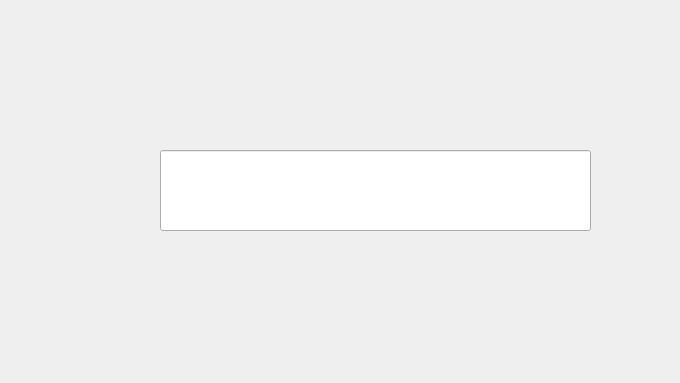
<?xml version="1.0" encoding="UTF-8"?>
<ui version="4.0">
 <class>Suggestion</class>
 <widget class="QDialog" name="Suggestion">
  <property name="geometry">
   <rect>
    <x>0</x>
    <y>0</y>
    <width>680</width>
    <height>383</height>
   </rect>
  </property>
  <property name="windowTitle">
   <string>AJ Bank | Suggestion</string>
  </property>
  <property name="styleSheet">
   <string notr="true">background-image: url(:/background/SuggestPage.jpg);</string>
  </property>
  <widget class="QPushButton" name="SuggestButton">
   <property name="geometry">
    <rect>
     <x>285</x>
     <y>248</y>
     <width>170</width>
     <height>38</height>
    </rect>
   </property>
   <property name="cursor">
    <cursorShape>PointingHandCursor</cursorShape>
   </property>
   <property name="styleSheet">
    <string notr="true">background-image: url(:/button/buttons/SuggestButton.png);
border-radius: 0px;</string>
   </property>
   <property name="text">
    <string/>
   </property>
   <property name="default">
    <bool>true</bool>
   </property>
  </widget>
  <widget class="QLineEdit" name="Suggests">
   <property name="geometry">
    <rect>
     <x>160</x>
     <y>150</y>
     <width>431</width>
     <height>81</height>
    </rect>
   </property>
   <property name="font">
    <font>
     <family>Montserrat</family>
     <pointsize>16</pointsize>
     <weight>75</weight>
     <bold>true</bold>
    </font>
   </property>
   <property name="styleSheet">
    <string notr="true">background-image: url(:/button/buttons/White.png);</string>
   </property>
   <property name="echoMode">
    <enum>QLineEdit::Normal</enum>
   </property>
   <property name="alignment">
    <set>Qt::AlignLeading|Qt::AlignLeft|Qt::AlignTop</set>
   </property>
  </widget>
  <widget class="QLabel" name="ThankYou">
   <property name="geometry">
    <rect>
     <x>120</x>
     <y>300</y>
     <width>461</width>
     <height>41</height>
    </rect>
   </property>
   <property name="font">
    <font>
     <family>Montserrat</family>
     <pointsize>20</pointsize>
     <weight>75</weight>
     <bold>true</bold>
    </font>
   </property>
   <property name="styleSheet">
    <string notr="true">background-image: url(:/button/buttons/Blue.png);
color: rgb(255, 255, 255);</string>
   </property>
   <property name="text">
    <string/>
   </property>
  </widget>
 </widget>
 <resources/>
 <connections/>
</ui>
